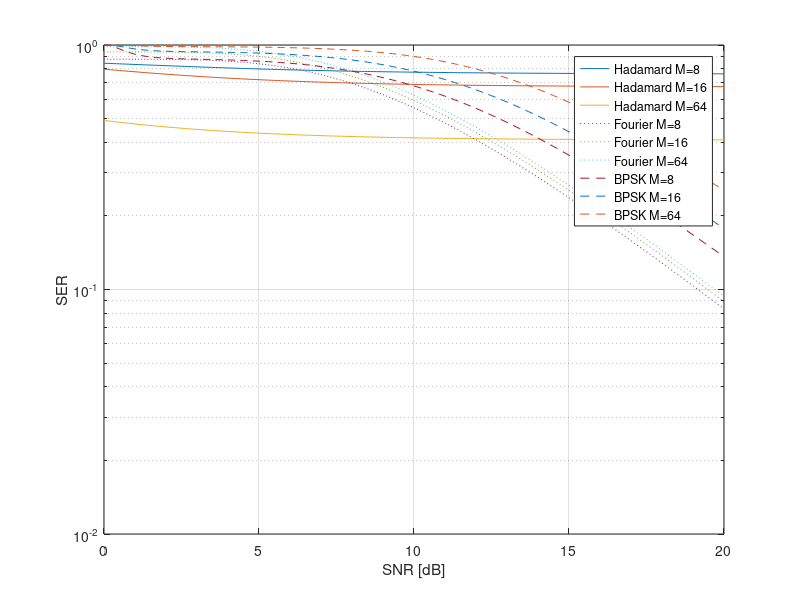

The MATLAB source for this figure:
clear all
close all
nR=10;
M=[8 16 64]';

SNRdB = 0:0.1:20; % SNR in dB array of values [0, 1, 2, ..., 20]
SNR = 10 .^ (SNRdB / 10); % Convert SNR from dB to linear scale
n_H=nR./SNR; % rumore Hadamard

for m=1:3
AUTO(m)=nR*(2*M(m).^2+1)./(3*M(m));
n_F(m,:)=nR./(SNR.*M(m)); % rumore Fourier

   for k=1:M(m)-1
CROSS(m,k)=nR/(M(m).*(sin(pi*k./M(m))).^2);
   end

% Hadamard (Green Machine) theoretical BER calculation
BER_H(m,:)=exp(- (M(m) * nR + n_H));

for k=1:M(m)-1
     BER_H(m,:)=BER_H(m,:)+(1 - exp(-n_H));
end
 BER_H(m,:)=BER_H(m,:)./M(m);

 % Fourier Machine theoretical BER calculation
BER_F(m,:)=exp(- (AUTO(m) + n_F(m,:)));
for k=1:M(m)-1
     BER_F(m,:)=BER_F(m,:)+(1 - exp(-CROSS(m,k)-n_F(m,:)));
end
 BER_F(m,:)=BER_F(m,:)./M(m);
 BER_PSK(m,:)=exp(-nR+n_H)/2+(1 - exp(-n_H))/2;
 SER_PSK(m,:)=1-(1-BER_PSK(m,:)).^log2(M(m));
end
figure (1)
semilogy(SNRdB,BER_F)
hold on
semilogy(SNRdB,BER_H, ':')
semilogy(SNRdB,SER_PSK,'--')

grid on
xlabel('SNR [dB]')
ylabel('SER')
legend ('Hadamard M=8','Hadamard M=16','Hadamard M=64', 'Fourier M=8','Fourier M=16','Fourier M=64','BPSK M=8','BPSK M=16','BPSK M=64')

